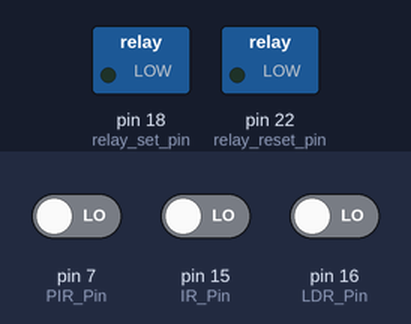
This program was run on a simulated Raspberry Pi (header pin numbers). Parts: switched loads named in the program (green lamp = pin HIGH). The inputs (shaded band) are chosen by the test bench; at power-on: pin 7 (PIR_Pin) LOW, pin 15 (IR_Pin) LOW, pin 16 (LDR_Pin) LOW. The camera gives no picture and a still takes 0.5 s; what the program prints to the terminal is not drawn. At 1.4 s the program stops and its outputs stay as they are.

Above: at 1.2 s.
1.3 s: pin 7 (PIR_Pin) driven HIGH
Timing chart, 0 to 2.9 s (numbered marks = the images above; inputs shaded):
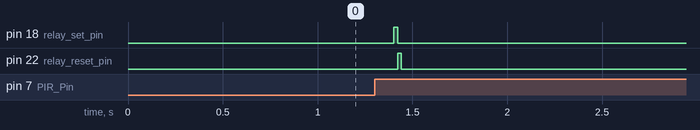

Measured:
- after the input at 1.3 s, pin 18 (relay_set_pin): LOW → HIGH after 0.10 s, → LOW 0.02 s later; pin 22 (relay_reset_pin): LOW → HIGH after 0.12 s, → LOW 0.02 s later

The program:

pirCamera18.py
```python
#!/usr/bin/python
# pirCamera18.py
#
# Raspberry Pi day and night game camera
# This project uses the Raspberry NOR Pi Camera module(infrared)for
# night time video recording when something is detected.
# It has an external IR LED Lamp that is enabled when motion is
# detected to illuminate the area while capturing video.  Once the
# selected video duration completes the IR LED lamp is turned off.
#
# The design also has an LDR circuit to detect whether its day or
# night.  If it is nightime and motion is detected, the IR LED lamp
# is enabled and lamp is disabled. If daytime is detected, the external
# IR LED lamp is disabled.
#
# Connecting the external IR LED cable grounds a sense pin to detect
# if lamp is connected. If the external IR Lamp is not detected, the
# lamp output is disabled.
#
# After PIR detect, if night, GPIO pin 22 activates the relay
# which drives the high current IR LED's (If connected).

#*********Other notes ***********************************
#
# Sudo command to hard-set date and time on Raspberry:
# sudo date -s "Mon Aug 12 20:14:11 PST 2014"
#
# To disable the Camera LED, modify:
# /boot/config.txt
# adding:  disable_camera_led=1
#
# Save ~20mA by turning off PAL/HDMI outputs by changing config.txt
# adding: /opt/vc/bin/tvservice -off
#

# Kent Peterson
# 15 June 2015

import os
import RPi.GPIO as GPIO
import time
import picamera
import datetime		# add date time
def getFileName():		# specifying .h264 encoded file
    return datetime.datetime.now() .strftime("%Y-%m-%d_%H.%M.%s.h264")

video_duration = 5		# recording duration in seconds
minimumspace = 1000000000	# minimum space to reserve

# Define PIR input pin 7 (GPIO 4)
PIR_Pin = 7 			# PIR sensor input pin 7
# Define relay drive set pin 5 (GPIO 24)
relay_set_pin = 18 		# Output to Set Relay On IR LED array
# Define relay drive reset pin 3 (GPIO 25)
relay_reset_pin = 22 	# Output to Reset Relay Off IR LED array
# Define LDR sense circuit input pin 16 (GPIO 23)
LDR_Pin = 16 			# LDR circuit input 16
# Define IR Lamp sense circuit input pin 15 (GPIO 22)
IR_Pin = 15 			# Cable Sense circuit input 15


GPIO.setmode(GPIO.BOARD) # Sets up GPIO by pin#
# Set up GPIO interface output for LED relay
GPIO.setup(relay_set_pin, GPIO.OUT)
GPIO.setup(relay_reset_pin, GPIO.OUT)
# Set up GPIO interface input for PIR Sensor
GPIO.setup(PIR_Pin, GPIO.IN, pull_up_down=GPIO.PUD_DOWN)
# Set up GPIO interface input for LDR circuit sensor
GPIO.setup(LDR_Pin, GPIO.IN)
# Set up GPIO interface input for LED cable detect
GPIO.setup(IR_Pin, GPIO.IN)
# Define the Pi Camera
cam = picamera.PiCamera()

# Reset detect flags
detect = False	# Set PIR detect flag to faulse
day_time = True	# Set as true in case LDR failure
LED = False		# Set LED to faulse


try:
    while True:
        time.sleep(0.1)
#  First step is if any motion is detected
        detect = GPIO.input(PIR_Pin) #PIR detect? set new=TRUE, if not, loop
        day_time = GPIO.input(LDR_Pin) #is it day or night? True = Day
        LED = GPIO.input(IR_Pin)       #is LED connected?

        if detect:	# PIR is true when movement detection
            time.sleep(0.1)

            if day_time:    # Day time detected
                print ("Day Time Detect")
#   Make sure that IR LED Relay is off
                GPIO.output(relay_reset_pin, False) 	# Turn off LED's


# Is the disk full?  check before creating file.
# First step below is to determine remaining disk space
                disk = os.statvfs("/var/")
                totalAvailSpaceNonRoot = float(disk.f_bsize*disk.f_bavail)
                print "Available space: %d Bytes " % (totalAvailSpaceNonRoot)

                if totalAvailSpaceNonRoot > minimumspace: # Disk space available?
                    print("Available Space OK")

#   Turn on camera here
                    fileName = getFileName() 	 # generate time-tagged filename
                    cam.start_preview()
                    cam.start_recording(fileName)# Start recording
                    time.sleep(video_duration)   # Duration for video recording
#   Stop camera recording
                    cam.stop_preview()
                    cam.stop_recording()         # new video captured!!
                    print("Stop Recording")
                    print("*********************")


                else:
                    print("Available disk space too small")
                    GPIO.output(relay_reset_pin, True)  # Turn off LED's
                    time.sleep(0.02)                    # relay pulse width
                    GPIO.output(relay_reset_pin, False) # reset pulse complete
                    GPIO.cleanup()                      # cleanup all GPIO
                    print("GPIO Cleaned up, Aborting Program")
                    break          # stop program - ran out of disk space


            else:          # Night time detected
                print ("Night Time Detect")

#   Only enable relay if LED cable is connected.

                if LED:    # Cable not detected, do not drive relay
                    print ("LED Cable Not Detected")
                    time.sleep(video_duration)


                else:      # Cable detected, drive relay
                    print ("LED Cable Detected")

#   Turn on IR LED Relays
                    GPIO.output(relay_set_pin, True) 	# Turn on LED's
                    time.sleep(0.02)                   # relay pulse width
                    GPIO.output(relay_set_pin, False)  # set pulse completed

#   Is the disk full?  check before creating file
                disk = os.statvfs("/var/")

                totalAvailSpaceNonRoot = float(disk.f_bsize*disk.f_bavail)
                print "Available space: %d Bytes " % (totalAvailSpaceNonRoot)

                if totalAvailSpaceNonRoot > minimumspace:
                    time.sleep(1)
                    print("Available Space OK")

                    fileName = getFileName() 	# generate time-tagged filename
#   Turn on camera here
                    cam.start_preview()
                    cam.start_recording(fileName) 	# Start recording
                    time.sleep(video_duration)
#   Stop camera recording
                    cam.stop_preview()
                    cam.stop_recording() # new video captured!!
                    print("Stop Recording")
                    print("*********************")

                else:
                    print("Available disk space too small")
                    GPIO.output(relay_reset_pin, True)	# Turn off LED's
                    time.sleep(0.02)				# relay pulse width
                    GPIO.output(relay_reset_pin, False) 	# reset pulse complete
                    GPIO.cleanup()  				# cleanup all GPIO
                    print("GPIO Cleaned up, Aborting Program")
                    break   # stop program - ran out of disk space

#   Turn off Relays
                GPIO.output(relay_reset_pin, True) 	# Turn off LED's
                time.sleep(0.02)                       # relay pulse width
                GPIO.output(relay_reset_pin, False) 	# reset pulse completed

        else:
            time.sleep(0.1)


# Cleanup code
except KeyboardInterrupt: 			# If CTRL-C
    GPIO.output(relay_reset_pin, True) 	# Turn off LED's
    time.sleep(0.02)                	# pulse width
    GPIO.output(relay_reset_pin, False)	# pulse complete
    GPIO.cleanup()				# cleanup all GPIO
    print("GPIO Cleaned up")
    
```
